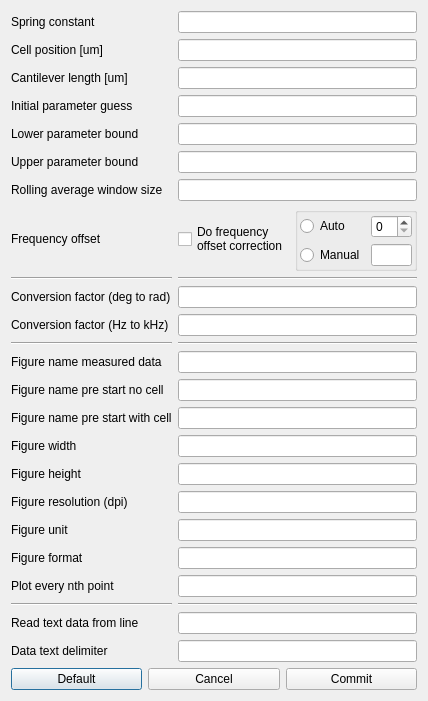
<?xml version="1.0" encoding="UTF-8"?>
<ui version="4.0">
 <class>Dialog</class>
 <widget class="QDialog" name="Dialog">
  <property name="geometry">
   <rect>
    <x>0</x>
    <y>0</y>
    <width>405</width>
    <height>654</height>
   </rect>
  </property>
  <property name="sizePolicy">
   <sizepolicy hsizetype="Fixed" vsizetype="Fixed">
    <horstretch>0</horstretch>
    <verstretch>0</verstretch>
   </sizepolicy>
  </property>
  <property name="maximumSize">
   <size>
    <width>488</width>
    <height>654</height>
   </size>
  </property>
  <property name="windowTitle">
   <string>Dialog</string>
  </property>
  <layout class="QFormLayout" name="formLayout">
   <item row="0" column="0" colspan="2">
    <layout class="QGridLayout" name="gridLayout">
     <item row="12" column="3">
      <widget class="QLineEdit" name="figure_name_data_edit"/>
     </item>
     <item row="17" column="3">
      <widget class="QLineEdit" name="figure_resolution_edit"/>
     </item>
     <item row="4" column="1">
      <widget class="QLabel" name="lowe_param_bound_label">
       <property name="text">
        <string>Lower parameter bound</string>
       </property>
      </widget>
     </item>
     <item row="9" column="1">
      <widget class="QLabel" name="conversion_factor_deg_label">
       <property name="text">
        <string>Conversion factor (deg to rad)</string>
       </property>
      </widget>
     </item>
     <item row="3" column="3">
      <widget class="QLineEdit" name="intial_param_guess_edit"/>
     </item>
     <item row="5" column="3">
      <widget class="QLineEdit" name="upper_param_bound_edit"/>
     </item>
     <item row="11" column="3">
      <widget class="Line" name="line_2">
       <property name="orientation">
        <enum>Qt::Horizontal</enum>
       </property>
      </widget>
     </item>
     <item row="10" column="1">
      <widget class="QLabel" name="conversion_factor_hz_label">
       <property name="text">
        <string>Conversion factor (Hz to kHz)</string>
       </property>
      </widget>
     </item>
     <item row="13" column="1">
      <widget class="QLabel" name="figure_name_w_cell_label">
       <property name="text">
        <string>Figure name pre start no cell</string>
       </property>
      </widget>
     </item>
     <item row="23" column="1">
      <widget class="QLabel" name="text_data_delimiter_label">
       <property name="text">
        <string>Data text delimiter</string>
       </property>
      </widget>
     </item>
     <item row="22" column="3">
      <widget class="QLineEdit" name="read_text_data_from_line_edit"/>
     </item>
     <item row="23" column="3">
      <widget class="QLineEdit" name="text_data_delimiter_edit"/>
     </item>
     <item row="13" column="3">
      <widget class="QLineEdit" name="figure_name_w_cell_edit"/>
     </item>
     <item row="17" column="1">
      <widget class="QLabel" name="figure_resolution_label">
       <property name="text">
        <string>Figure resolution (dpi)</string>
       </property>
      </widget>
     </item>
     <item row="19" column="1">
      <widget class="QLabel" name="figure_format_label">
       <property name="text">
        <string>Figure format</string>
       </property>
      </widget>
     </item>
     <item row="15" column="1">
      <widget class="QLabel" name="figure_width_label">
       <property name="text">
        <string>Figure width</string>
       </property>
      </widget>
     </item>
     <item row="14" column="1">
      <widget class="QLabel" name="figure_name_wo_cell_label">
       <property name="text">
        <string>Figure name pre start with cell</string>
       </property>
      </widget>
     </item>
     <item row="8" column="3">
      <widget class="Line" name="line">
       <property name="orientation">
        <enum>Qt::Horizontal</enum>
       </property>
      </widget>
     </item>
     <item row="8" column="1">
      <widget class="Line" name="seperator_line2">
       <property name="orientation">
        <enum>Qt::Horizontal</enum>
       </property>
      </widget>
     </item>
     <item row="11" column="1">
      <widget class="Line" name="seperator_line1">
       <property name="orientation">
        <enum>Qt::Horizontal</enum>
       </property>
      </widget>
     </item>
     <item row="4" column="3">
      <widget class="QLineEdit" name="lower_param_bound_edit"/>
     </item>
     <item row="16" column="3">
      <widget class="QLineEdit" name="figure_height_edit"/>
     </item>
     <item row="18" column="3">
      <widget class="QLineEdit" name="figure_unit_edit"/>
     </item>
     <item row="19" column="3">
      <widget class="QLineEdit" name="figure_format_edit"/>
     </item>
     <item row="5" column="1">
      <widget class="QLabel" name="upper_param_bound_label">
       <property name="text">
        <string>Upper parameter bound</string>
       </property>
      </widget>
     </item>
     <item row="22" column="1">
      <widget class="QLabel" name="read_text_data_from_line_label">
       <property name="text">
        <string>Read text data from line</string>
       </property>
      </widget>
     </item>
     <item row="21" column="3">
      <widget class="Line" name="line_3">
       <property name="orientation">
        <enum>Qt::Horizontal</enum>
       </property>
      </widget>
     </item>
     <item row="21" column="1">
      <widget class="Line" name="line_4">
       <property name="orientation">
        <enum>Qt::Horizontal</enum>
       </property>
      </widget>
     </item>
     <item row="12" column="1">
      <widget class="QLabel" name="figure_name_data_label">
       <property name="text">
        <string>Figure name measured data</string>
       </property>
      </widget>
     </item>
     <item row="14" column="3">
      <widget class="QLineEdit" name="figure_name_wo_cell_edit"/>
     </item>
     <item row="3" column="1">
      <widget class="QLabel" name="init_param_guess_label">
       <property name="text">
        <string>Initial parameter guess</string>
       </property>
      </widget>
     </item>
     <item row="15" column="3">
      <widget class="QLineEdit" name="figure_width_edit"/>
     </item>
     <item row="0" column="3">
      <widget class="QLineEdit" name="spring_constant_edit"/>
     </item>
     <item row="0" column="1">
      <widget class="QLabel" name="spring_constant_label">
       <property name="text">
        <string>Spring constant</string>
       </property>
      </widget>
     </item>
     <item row="18" column="1">
      <widget class="QLabel" name="figure_unit_label">
       <property name="text">
        <string>Figure unit</string>
       </property>
      </widget>
     </item>
     <item row="16" column="1">
      <widget class="QLabel" name="figure_height_label">
       <property name="text">
        <string>Figure height</string>
       </property>
      </widget>
     </item>
     <item row="9" column="3">
      <widget class="QLineEdit" name="conversion_factor_deg_edit"/>
     </item>
     <item row="10" column="3">
      <widget class="QLineEdit" name="conversion_factor_hz_edit"/>
     </item>
     <item row="1" column="1">
      <widget class="QLabel" name="cell_position_label">
       <property name="text">
        <string>Cell position [um]</string>
       </property>
      </widget>
     </item>
     <item row="6" column="1">
      <widget class="QLabel" name="rolling_window_size_label">
       <property name="text">
        <string>Rolling average window size</string>
       </property>
      </widget>
     </item>
     <item row="6" column="3">
      <widget class="QLineEdit" name="rolling_window_size_edit"/>
     </item>
     <item row="7" column="1">
      <widget class="QLabel" name="frequency_offset_label">
       <property name="text">
        <string>Frequency offset</string>
       </property>
      </widget>
     </item>
     <item row="20" column="3">
      <widget class="QLineEdit" name="figure_plot_every_nth_point_edit"/>
     </item>
     <item row="20" column="1">
      <widget class="QLabel" name="figure_plot_every_nth_point_label">
       <property name="text">
        <string>Plot every nth point</string>
       </property>
      </widget>
     </item>
     <item row="2" column="1">
      <widget class="QLabel" name="cantilever_length_label">
       <property name="text">
        <string>Cantilever length [um]</string>
       </property>
      </widget>
     </item>
     <item row="1" column="3">
      <widget class="QLineEdit" name="cell_position_edit"/>
     </item>
     <item row="2" column="3">
      <widget class="QLineEdit" name="cantilever_length_edit"/>
     </item>
     <item row="7" column="3">
      <layout class="QGridLayout" name="gridLayout_2">
       <item row="0" column="0" rowspan="2">
        <widget class="QCheckBox" name="do_offset_corr_chkbox">
         <property name="text">
          <string>Do frequency 
offset correction</string>
         </property>
        </widget>
       </item>
       <item row="0" column="1" rowspan="2">
        <widget class="QGroupBox" name="offsetGroupBox">
         <property name="title">
          <string/>
         </property>
         <property name="flat">
          <bool>true</bool>
         </property>
         <layout class="QHBoxLayout" name="horizontalLayout_2">
          <property name="leftMargin">
           <number>2</number>
          </property>
          <property name="topMargin">
           <number>2</number>
          </property>
          <property name="rightMargin">
           <number>2</number>
          </property>
          <property name="bottomMargin">
           <number>2</number>
          </property>
          <item>
           <layout class="QGridLayout" name="gridLayout_3">
            <item row="1" column="1">
             <widget class="QLineEdit" name="frequency_offset_edit"/>
            </item>
            <item row="0" column="1">
             <widget class="QSpinBox" name="frequency_offset_spin"/>
            </item>
            <item row="0" column="0">
             <widget class="QRadioButton" name="frequency_offset_mode_auto">
              <property name="text">
               <string>Auto</string>
              </property>
             </widget>
            </item>
            <item row="1" column="0">
             <widget class="QRadioButton" name="frequency_offset_mode_manual">
              <property name="text">
               <string>Manual</string>
              </property>
             </widget>
            </item>
           </layout>
          </item>
         </layout>
        </widget>
       </item>
      </layout>
     </item>
    </layout>
   </item>
   <item row="1" column="0" colspan="2">
    <layout class="QHBoxLayout" name="horizontalLayout">
     <item>
      <widget class="QPushButton" name="defaultBtn">
       <property name="text">
        <string>Default</string>
       </property>
      </widget>
     </item>
     <item>
      <widget class="QPushButton" name="cancelBtn">
       <property name="text">
        <string>Cancel</string>
       </property>
      </widget>
     </item>
     <item>
      <widget class="QPushButton" name="commitBtn">
       <property name="text">
        <string>Commit</string>
       </property>
      </widget>
     </item>
    </layout>
   </item>
  </layout>
 </widget>
 <resources/>
 <connections/>
</ui>
